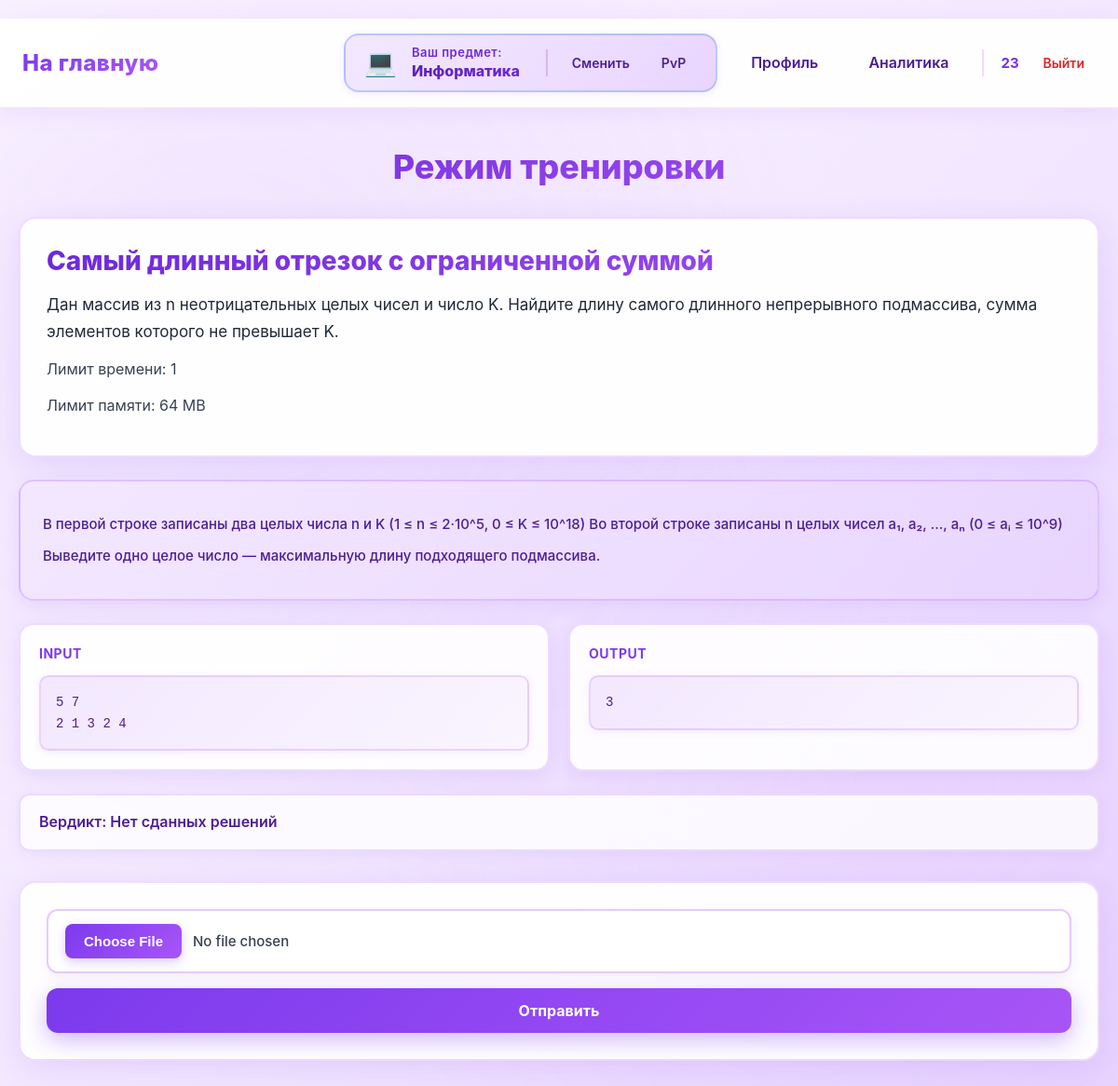
The app's page /информатика/task/2 (signed in) with its own data.
### data/tasks.py (models this page shows)
class Tasks(SqlAlchemyBase):
    __tablename__ = 'tasks'
    id = sqlalchemy.Column(sqlalchemy.Integer,
                           primary_key=True, autoincrement=True)
    subject = sqlalchemy.Column(sqlalchemy.Text, nullable=True)
    title = sqlalchemy.Column(sqlalchemy.Text, nullable=True)
    statement = sqlalchemy.Column(sqlalchemy.Text, nullable=True)
    input_format = sqlalchemy.Column(sqlalchemy.Text, nullable=True)
    output_format = sqlalchemy.Column(sqlalchemy.Text, nullable=True)
    memory_limit = sqlalchemy.Column(sqlalchemy.Integer, nullable=True)
    time_limit = sqlalchemy.Column(sqlalchemy.Integer, nullable=True)
    difficulty = sqlalchemy.Column(sqlalchemy.Text, nullable=True)
    created_at = sqlalchemy.Column(sqlalchemy.DateTime,
                                     default=datetime.datetime.now)
    task_tests = orm.relationship("TaskTest", back_populates='tasks')
    submissions = orm.relationship("Submissions", back_populates="tasks")
    theme = sqlalchemy.Column(sqlalchemy.Text, nullable=True)

### data/users.py (models this page shows, shortened)
class User(SqlAlchemyBase, UserMixin):
    __tablename__ = 'users'
    id = sqlalchemy.Column(sqlalchemy.Integer,
                           primary_key=True, autoincrement=True)
    name = sqlalchemy.Column(sqlalchemy.String, nullable=True)
    email = sqlalchemy.Column(sqlalchemy.String,
                              index=True, unique=True, nullable=True)
    hashed_password = sqlalchemy.Column(sqlalchemy.String, nullable=True)
    elo_rating = sqlalchemy.Column(sqlalchemy.Float, default=1000)
    admin = sqlalchemy.Column(sqlalchemy.Boolean, default=0)
    ban = sqlalchemy.Column(sqlalchemy.Boolean, default=0)
    created_date = sqlalchemy.Column(sqlalchemy.DateTime,
                                     default=datetime.datetime.now)
    submissions = orm.relationship("Submissions", back_populates="user")

### data/task_tests.py (models this page shows)
class TaskTest(SqlAlchemyBase):
    __tablename__ = 'task_tests'
    id = sqlalchemy.Column(sqlalchemy.Integer,
                           primary_key=True, autoincrement=True)
    task_id = sqlalchemy.Column(sqlalchemy.Integer,
                                sqlalchemy.ForeignKey("tasks.id"))
    input_data = sqlalchemy.Column(sqlalchemy.Text, nullable=True)
    output = sqlalchemy.Column(sqlalchemy.Text, nullable=True)
    tasks = orm.relationship("Tasks", back_populates='task_tests')

### main.py (the view, shortened to what this page needs)
@app.route('/<subject>/task/<int:task_id>', methods=["GET", "POST"])
@login_required
@user_ban
def training(subject, task_id):
    db_sess = db_session.create_session()
    task = db_sess.get(Tasks, task_id)
    task_test = db_sess.query(TaskTest).filter(TaskTest.task_id == task.id).all()
    submission = db_sess.query(Submissions).filter(Submissions.task_id == task.id).all()
    submission_id = len(submission) + 1
    if subject == 'информатика':
        last_submission = db_sess.query(Submissions).filter(Submissions.user_id == current_user.id,
                                                            Submissions.task_id == task_id).all()
        if last_submission:
            result = last_submission[-1]
            verdict = result.verdict
            test_passed = result.total_tests
        else:
            verdict = "Нет сданных решений"
            test_passed = None
        return render_template('training.html', task=task, test=task_test[0], verdict=verdict, test_passed=test_passed, subject=subject)

### data/db_session.py (called while the page is built)
def create_session() -> Session:
    global __factory
    return __factory()

### main.py (called while the page is built)
@login_manager.user_loader
def load_user(user_id):
    db_sess = db_session.create_session()
    return db_sess.get(User, user_id)

def user_ban(func):
    @wraps(func)
    def wrapper(*args, **kwargs):
        if current_user.ban:
            abort(403)
        return func(*args, **kwargs)
    return wrapper

### templates/training.html (shortened to what this page needs)
{% extends "base.html" %}
{% block styles %}
<link rel="stylesheet" href="{{ url_for('static', filename='train.css') }}">
{% endblock %}
{% block content %}
<h1>Режим тренировки</h1>
<div class="condition">
    <h2>{{ task.title }}</h2>
    <p>{{ task.statement }}</p>
    <p>Лимит времени: {{ task.time_limit }}</p>
    <p>Лимит памяти: {{ task.memory_limit }}</p>
</div>
<div class="Input">
    <p>{{ task.input_format }}</p>
    <p>{{ task.output_format }}</p>
</div>
<div class="examples">
    <div class="example">
        <p><strong>Input</strong></p>
        <pre>{{ test.input_data }}</pre>
    </div>
    <div class="example">
        <p><strong>Output</strong></p>
        <pre>{{ test.output }}</pre>
    </div>
</div>
<p>Вердикт: {{ verdict }}</p>
<div class="task">
    <form class="send" method="post" enctype="multipart/form-data" id="uploadForm">
        <input type="file" accept=".py" name="file" id="pythonFile" required />
        <button type="submit" id="submitBtn">Отправить</button>
    </form>
</div>
{% endblock %}

### templates/base.html (shortened to what this page needs)
﻿<!doctype html>
<html lang="ru">
<head>
    <link rel="stylesheet" href="{{ url_for('static', filename='base.css') }}">
    {% block styles %}{% endblock %}
</head>
<body>
<header class="site-header">
    <nav class="navbar">
        <div class="nav-left">
            {% if session.get('subject') and session.get('subject') != 'subject' %}
            <a class="logo" href="/{{ session.get('subject') }}/">На главную</a>
            {% else %}
            <a class="logo" href="/">На главную</a>
            {% endif %}
        </div>
        <div class="nav-right">
            {% if current_user.is_authenticated %}
                {% if subject != 'subject' and subject != None %}
                <div class="subject-info" data-subject="{{ subject }}">
                    <div class="subject-icon"></div>
                    <div class="subject-info-content">
                        <div class="subject-label">Ваш предмет:</div>
                        <div class="subject-name">{{ subject|capitalize }}</div>
                    </div>
                    <div class="subject-actions">
                        <a class="nav-link" href="/subject/choice">Сменить</a>
                        <a class="nav-link" href="/{{ subject }}/pvp">PvP</a>
                    </div>
                </div>
                {% endif %}
                <a class="nav-link" href="/profile">Профиль</a>
                <a class="nav-link" href="/analytics">Аналитика</a>
                <div class="user-menu">
                    <span class="username">{{ current_user.name }}</span>
                    <a class="logout" href="/logout">Выйти</a>
                </div>
            {% else %}
                <a class="btn btn-outline" href="/login">Войти</a>
                <a class="btn btn-primary" href="/register">Регистрация</a>
            {% endif %}
        </div>
    </nav>
</header>
<main class="page-content">
    {% block content %}{% endblock %}
</main>
</body>
</html>

### static/base.css (style rules this page uses)
* { box-sizing: border-box; margin: 0; padding: 0; font-family: "Inter", "Segoe UI", Arial, sans-serif; }
body { background: linear-gradient(135deg, #faf5ff 0%, #f3e8ff 50%, #e9d5ff 100%); background-attachment: fixed; color: #1f2937; min-height: 100vh; position: relative; }
body::before { content: ''; position: fixed; top: 0; left: 0; right: 0; bottom: 0; background: radial-gradient(circle at 20% 30%, rgba(168, 85, 247, 0.08) 0%, transparent 50%), radial-gradient(circle at 80% 70%, rgba(192, 132, 252, 0.08) 0%, transparent 50%), radial-gradient(circle at 50% 50%, rgba(233, 213, 255, 0.1) 0%, transparent 50%); pointer-events: none; z-index: 0; }
.site-header { background: rgba(255, 255, 255, 0.95); backdrop-filter: blur(20px); border-bottom: 2px solid rgba(168, 85, 247, 0.15); box-shadow: 0 4px 20px rgba(168, 85, 247, 0.1); position: relative; z-index: 100; }
.navbar { max-width: 1200px; margin: 0 auto; padding: 16px 24px; display: flex; align-items: center; justify-content: space-between; }
.logo { font-size: 24px; font-weight: 800; text-decoration: none; background: linear-gradient(135deg, #7c3aed, #a855f7); -webkit-background-clip: text; -webkit-text-fill-color: transparent; background-clip: text; letter-spacing: 0.5px; transition: all 0.3s ease; position: relative; }
.logo::after { content: ''; position: absolute; bottom: -4px; left: 0; width: 0; height: 3px; background: linear-gradient(90deg, #7c3aed, #a855f7); border-radius: 2px; transition: width 0.3s ease; }
.nav-left, .nav-right { display: flex; align-items: center; gap: 18px; position: relative; z-index: 10; }
.nav-link { text-decoration: none; color: #4c1d95; font-weight: 600; padding: 10px 18px; border-radius: 12px; transition: all 0.3s ease; position: relative; background: transparent; }
.subject-info { display: flex; align-items: center; gap: 16px; background: linear-gradient(135deg, #f3e8ff, #e9d5ff); padding: 10px 20px; border-radius: 16px; border: 2px solid rgba(168, 85, 247, 0.2); box-shadow: 0 2px 10px rgba(124, 58, 237, 0.1); transition: all 0.3s ease; }
.subject-icon { font-size: 28px; line-height: 1; }
.subject-label { font-size: 13px; color: #6d28d9; font-weight: 600; letter-spacing: 0.5px; }
.subject-name { font-size: 16px; font-weight: 800; color: #4c1d95; background: linear-gradient(135deg, #5b21b6, #6d28d9); -webkit-background-clip: text; -webkit-text-fill-color: transparent; background-clip: text; line-height: 1.3; }
.subject-info-content { display: flex; flex-direction: column; gap: 2px; }
.subject-actions { display: flex; align-items: center; gap: 10px; margin-left: 12px; padding-left: 14px; border-left: 2px solid rgba(168, 85, 247, 0.3); }
.subject-actions .nav-link { padding: 6px 12px; font-size: 14px; min-width: auto; }
.subject-info[data-subject="информатика"] .subject-icon::before { content: '💻'; }
.subject-info[data-subject="информатика"] { border-color: rgba(59, 130, 246, 0.3); }
.user-menu { display: flex; align-items: center; gap: 14px; padding-left: 18px; border-left: 2px solid rgba(168, 85, 247, 0.2); }
.username { font-size: 15px; font-weight: 700; color: #5b21b6; background: linear-gradient(135deg, #6d28d9, #7c3aed); -webkit-background-clip: text; -webkit-text-fill-color: transparent; background-clip: text; }
.logout { text-decoration: none; font-size: 14px; color: #dc2626; font-weight: 600; padding: 6px 12px; border-radius: 8px; transition: all 0.2s ease; }
.page-content { max-width: 1200px; margin: 40px auto; padding: 0 20px; position: relative; z-index: 10; animation: fadeIn 0.6s ease-out; }
h1, h2, h3, h4, h5, h6 { color: #5b21b6; font-weight: 800; }
p { color: #374151; line-height: 1.6; }
a { color: #7c3aed; }
input, textarea, select { background: #ffffff; border: 2px solid rgba(168, 85, 247, 0.2); border-radius: 10px; padding: 12px 16px; color: #1f2937; font-size: 14px; transition: all 0.3s ease; }

### records on screen
Tasks: subject "Информатика", title "Самый длинный отрезок с ограниченной суммой", statement "Дан массив из n неотрицательных целых чисел и число K. Найдите длину самого длинного непрерывного подмассива, сумма элементов которого не превышает K.", time_limit "1", memory_limit "64 MB", input_format "В первой строке записаны два целых числа n и K (1 ≤ n ≤ 2·10^5, 0 ≤ K ≤ 10^18) Во второй строке записаны n целых чисел a₁, a₂, ..., aₙ (0 ≤ aᵢ ≤ 10^9)", output_format "Выведите одно целое число — максимальную длину подходящего подмассива."
User: name "23"
TaskTest: input_data "5 7 2 1 3 2 4", output "3"

### other values on screen
{{ verdict }} "Нет сданных решений"
